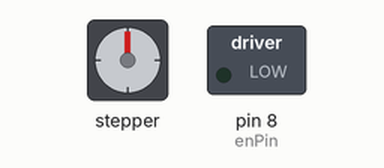
This sketch was run on a simulated Arduino Uno, built with avr-gcc and run on an emulated ATmega328P. Shown: stepper motor, switched loads named in the sketch (green lamp = pin HIGH). Stepper angles assume 200 steps per turn.

Above: at 0.05 s.
Timing chart, 0 to 3.0 s (numbered marks = the images above):
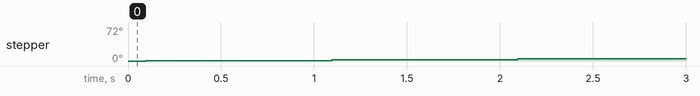

The sketch:

code1.ino
```cpp
// Include the AccelStepper Library
#include <AccelStepper.h>

// Define pin connections
const int dirPin = 5;
const int stepPin = 2;
 int enPin = 8;

// Define motor interface type
#define motorInterfaceType 1

// Creates an instance
AccelStepper myStepper(motorInterfaceType, stepPin, dirPin);

void setup() {
  // set the maximum speed, acceleration factor,
  // initial speed and the target position
  pinMode( enPin ,OUTPUT);
  digitalWrite( enPin , LOW);

 // myStepper.setCurrent(0);

 // myStepper.setMaxSpeed(2000);
  myStepper.setAcceleration(100);
  myStepper.setSpeed(500);
  myStepper.moveTo(2000);
}

void loop() {
  // Change direction once the motor reaches target position
  if (myStepper.distanceToGo() == 0)
    myStepper.moveTo(-myStepper.currentPosition());

  // Move the motor one step
  myStepper.run();
}
```
